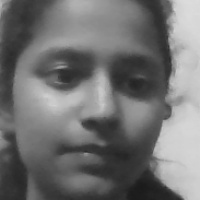
#> input picture aaafacee/Face-Recognition-Project-master/Face-Recognition-Project-master/sample/user102.jpg, 200 x 200 px
$ python -i recognize.py   (imports and definitions only)
#> lines starting #> are read from the running program, lines starting #| are printed output that depends on the picture; after the words box and inside, x2 and y2 are one past the last pixel; in counts of white or black regions, pixels touching at a corner belong together
#> further down, picture is the input picture: shape (200, 200, 3); min 26, max 221, mean 113.6


import cv2
import numpy as np
from os import listdir
from os.path import isfile,join
import pyttsx3

# [1 line not run here, left out]
# [1 line that did not run here, left out]
# [3 lines not run here, left out]


def speak(text):
    k.say(text)
    k.runAndWait()


data_path = "C:/Users/Vaishnavi Rajput/Downloads/aaafaceezip/aaafacee/Face-Recognition-Project-master/Face-Recognition-Project-master/sample"
onlyfiles = [f for f in listdir(data_path) if isfile(join(data_path,f))]

Training_Data,Labels = [],[]

# [5 lines not run here, left out]

Labels = np.asarray(Labels,dtype=np.int32)
model = cv2.face.LBPHFaceRecognizer_create()

# [2 lines not run here, left out]

face_classifier = cv2.CascadeClassifier("C:/Users/Vaishnavi Rajput/Downloads/aaafaceezip/aaafacee/virtualmouse/virtualmouse/venv/Lib/site-packages/cv2/data/haarcascade_frontalface_default.xml")

def face_detector(img,size = 0.5):
#> called with size = 0.5
    gray = cv2.cvtColor(img,cv2.COLOR_BGR2GRAY)
    faces = face_classifier.detectMultiScale(gray,1.3,5)
#> faces = [[18, 14, 169, 169]]

    if faces is():
        return img,[]

    for(x,y,w,h) in faces:
        cv2.rectangle(img,(x,y),(x+w,y+h),(0,255,255),2)
        roi = img[y:y+h,x:x+w]
        roi = cv2.resize(roi,(200,200))
#> this loop made 1 pass
#> pass 1, in face_detector, `roi = img[y:y+h,x:x+w]`:
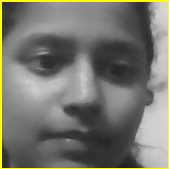
#> roi: shape (169, 169, 3); mean B, G, R 109.5, 118.5, 118.5
#> after the loop:
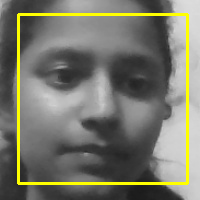
#> img: shape (200, 200, 3); 5.06% of pixels changed, all inside (x1, y1, x2, y2) = (17, 13, 189, 185)

    return img,roi

# [35 lines not run here, left out]

>>> import cv2
>>> picture = cv2.imread('sample/user102.jpg')
>>> result = face_detector(picture)

$ run again, on aaafacee/Face-Recognition-Project-master/Face-Recognition-Project-master/sample/user106.jpg
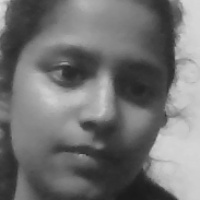
#> input picture aaafacee/Face-Recognition-Project-master/Face-Recognition-Project-master/sample/user106.jpg, 200 x 200 px
#> picture is the input picture: shape (200, 200, 3); min 26, max 222, mean 114
#> faces = [[14, 14, 177, 177]]
#> the loop in face_detector, `for(x,y,w,h) in faces:` made 1 pass
#> pass 1, in face_detector, `roi = img[y:y+h,x:x+w]`:
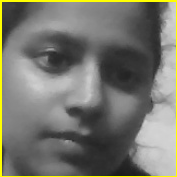
#> roi: shape (177, 177, 3); mean B, G, R 110.1, 118.6, 118.6
#> after the loop in face_detector, `for(x,y,w,h) in faces:`:
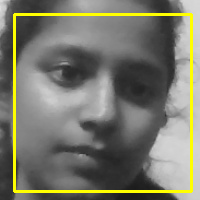
#> img: shape (200, 200, 3); 5.3% of pixels changed, all inside (x1, y1, x2, y2) = (13, 13, 193, 193)
